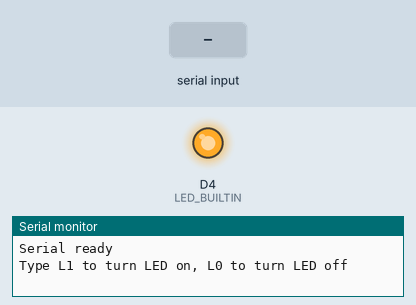
Simulated run of this program. Board: ESP8266 (NodeMCU). Shown: output pins drawn as LEDs (lit = HIGH, except the on-board LED, lit = LOW), the last lines printed to the serial monitor. The inputs (shaded band) are chosen by the test bench.

Above: at 1.3 s.
1.4 s: "L0\n" received over Serial
At 2.5 s:
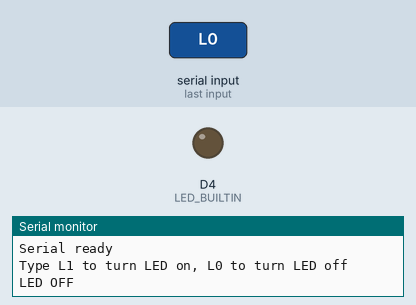
2.9 s: "L1\n" received over Serial
At 3.6 s:
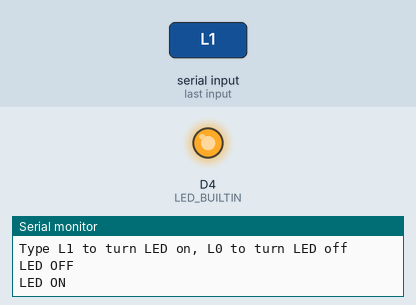
Timing chart, 0 to 5.9 s (numbered marks = the images above; inputs shaded):
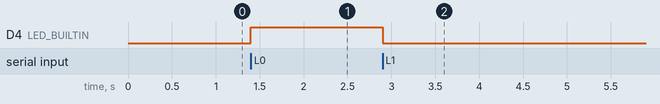

Measured:
- after the input at 1.4 s, D4 (LED_BUILTIN): LOW → HIGH at once
- after the input at 2.9 s, D4 (LED_BUILTIN): HIGH → LOW at once

The program:

main.cpp
```cpp
#include <Arduino.h>
#include "SoftwareSerial.h"

SoftwareSerial swSerial(D5, D6); // RX, TX

void setup()
{
  Serial.begin(115200);
  swSerial.begin(9600);
  delay(100);

  pinMode(LED_BUILTIN, OUTPUT);
  pinMode(D5, INPUT_PULLUP);
  pinMode(D6, OUTPUT);

  Serial.println("Serial ready");
  Serial.println("Type L1 to turn LED on, L0 to turn LED off");
}

void loop()
{
  if (!Serial.available())
  {
    return;
  }

  String command = Serial.readStringUntil('\n');
  command.trim();

  if (command == "L1")
  {
    digitalWrite(LED_BUILTIN, LOW);
    Serial.println("LED ON");
  }
  else if (command == "L0")
  {
    digitalWrite(LED_BUILTIN, HIGH);
    Serial.println("LED OFF");
  }
  else
  {
    Serial.print("Unknown command: ");
    Serial.println(command);
  }
}
```
